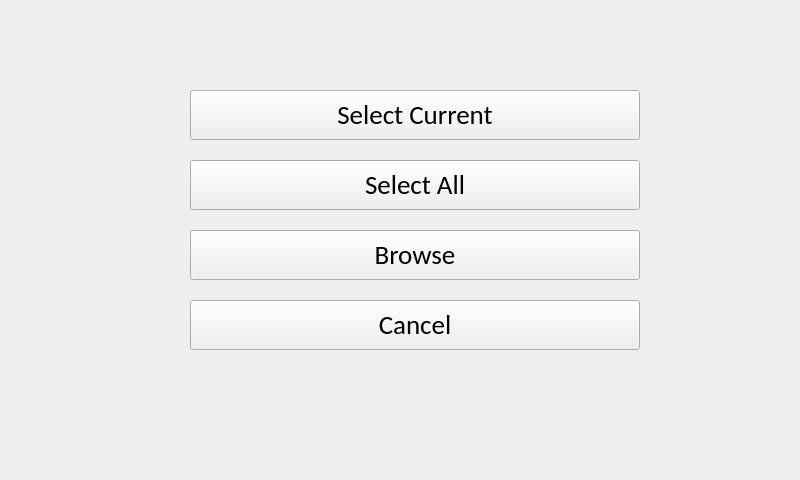
<?xml version="1.0" encoding="UTF-8"?>
<ui version="4.0">
 <class>DataFileMenuForm</class>
 <widget class="QWidget" name="DataFileMenuForm">
  <property name="geometry">
   <rect>
    <x>0</x>
    <y>0</y>
    <width>800</width>
    <height>480</height>
   </rect>
  </property>
  <property name="minimumSize">
   <size>
    <width>800</width>
    <height>480</height>
   </size>
  </property>
  <property name="maximumSize">
   <size>
    <width>800</width>
    <height>480</height>
   </size>
  </property>
  <property name="windowTitle">
   <string>Form</string>
  </property>
  <widget class="QPushButton" name="Cancel">
   <property name="geometry">
    <rect>
     <x>190</x>
     <y>300</y>
     <width>450</width>
     <height>50</height>
    </rect>
   </property>
   <property name="font">
    <font>
     <family>Calibri</family>
     <pointsize>20</pointsize>
    </font>
   </property>
   <property name="text">
    <string>Cancel</string>
   </property>
   <property name="icon">
    <iconset>
     <normaloff>:/buttons/dataMenu_cancel.jpg</normaloff>:/buttons/dataMenu_cancel.jpg</iconset>
   </property>
   <property name="iconSize">
    <size>
     <width>450</width>
     <height>50</height>
    </size>
   </property>
  </widget>
  <widget class="QPushButton" name="SelectCurrent">
   <property name="geometry">
    <rect>
     <x>190</x>
     <y>90</y>
     <width>450</width>
     <height>50</height>
    </rect>
   </property>
   <property name="font">
    <font>
     <family>Calibri</family>
     <pointsize>20</pointsize>
    </font>
   </property>
   <property name="text">
    <string>Select Current</string>
   </property>
   <property name="icon">
    <iconset>
     <normaloff>:/buttons/dataMenu_selectCurrentFile.jpg</normaloff>:/buttons/dataMenu_selectCurrentFile.jpg</iconset>
   </property>
   <property name="iconSize">
    <size>
     <width>450</width>
     <height>50</height>
    </size>
   </property>
  </widget>
  <widget class="QPushButton" name="Browse">
   <property name="geometry">
    <rect>
     <x>190</x>
     <y>230</y>
     <width>450</width>
     <height>50</height>
    </rect>
   </property>
   <property name="font">
    <font>
     <family>Calibri</family>
     <pointsize>20</pointsize>
    </font>
   </property>
   <property name="text">
    <string>Browse</string>
   </property>
   <property name="icon">
    <iconset>
     <normaloff>:/buttons/dataMenu_browse.jpg</normaloff>:/buttons/dataMenu_browse.jpg</iconset>
   </property>
   <property name="iconSize">
    <size>
     <width>450</width>
     <height>50</height>
    </size>
   </property>
  </widget>
  <widget class="QPushButton" name="SelectAll">
   <property name="geometry">
    <rect>
     <x>190</x>
     <y>160</y>
     <width>450</width>
     <height>50</height>
    </rect>
   </property>
   <property name="font">
    <font>
     <family>Calibri</family>
     <pointsize>20</pointsize>
    </font>
   </property>
   <property name="text">
    <string>Select All</string>
   </property>
   <property name="icon">
    <iconset>
     <normaloff>:/buttons/dataMenu_selectAllFiles.jpg</normaloff>:/buttons/dataMenu_selectAllFiles.jpg</iconset>
   </property>
   <property name="iconSize">
    <size>
     <width>450</width>
     <height>50</height>
    </size>
   </property>
  </widget>
 </widget>
 <resources/>
 <connections/>
</ui>
